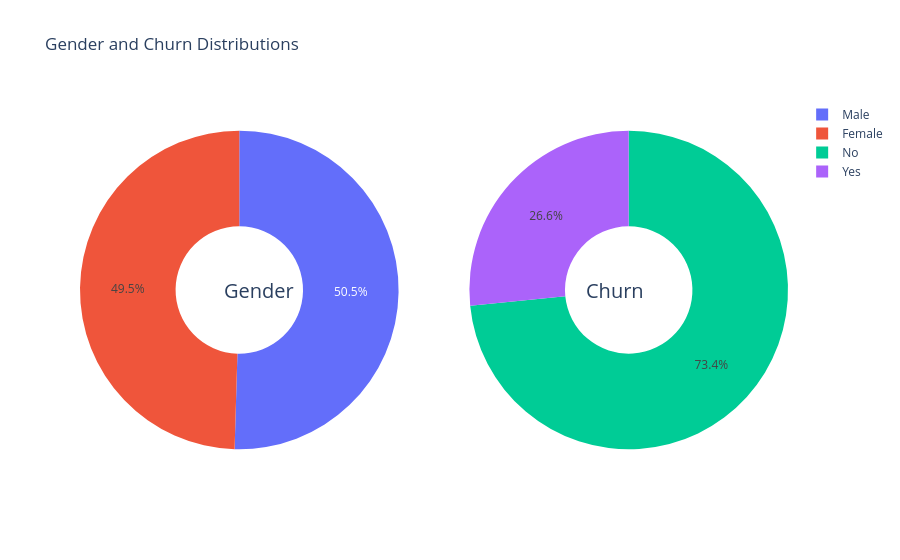

The notebook cell saved with this chart:
### Markdown cell above
5. Data Visualization

### Code cell
g_labels = ['Male', 'Female']
c_labels = ['No', 'Yes']
# Create subplots: use 'domain' type for Pie subplot
fig = make_subplots(rows=1, cols=2, specs=[[{'type':'domain'}, {'type':'domain'}]])
fig.add_trace(go.Pie(labels=g_labels, values=df['gender'].value_counts(), name="Gender"),
              1, 1)
fig.add_trace(go.Pie(labels=c_labels, values=df['Churn'].value_counts(), name="Churn"),
              1, 2)

# Use `hole` to create a donut-like pie chart
fig.update_traces(hole=.4)#, hoverinfo="label+percent+name", textfont_size=16)

fig.update_layout(
    title_text="Gender and Churn Distributions",
    # Add annotations in the center of the donut pies.
    annotations=[dict(text='Gender', x=0.20, y=0.5, font_size=20, showarrow=False),
                 dict(text='Churn', x=0.80, y=0.5, font_size=20, showarrow=False)])
fig.show()

### Figure 1 — Plotly figure (JSON) as saved in the notebook; plotly's stock layout.template omitted (floating-point values rounded to 4 significant figures)
{"data": [{"domain": {"x": [0, 0.45], "y": [0, 1]}, "hole": 0.4, "labels": ["Male", "Female"], "name": "Gender", "type": "pie", "values": [3549, 3483]}, {"domain": {"x": [0.55, 1], "y": [0, 1]}, "hole": 0.4, "labels": ["No", "Yes"], "name": "Churn", "type": "pie", "values": [5163, 1869]}], "layout": {"annotations": [{"font": {"size": 20}, "showarrow": false, "text": "Gender", "x": 0.2, "y": 0.5}, {"font": {"size": 20}, "showarrow": false, "text": "Churn", "x": 0.8, "y": 0.5}], "title": {"text": "Gender and Churn Distributions"}}}
